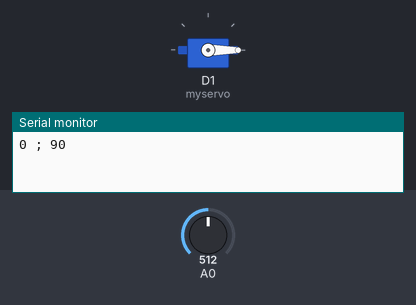
A sketch run on a simulated ESP8266 (NodeMCU). Parts: servo, the last lines printed to the serial monitor. The inputs (shaded band) are chosen by the test bench; at power-on: A0 = 512.

Above: at 0.1 s.
At 9.0 s:
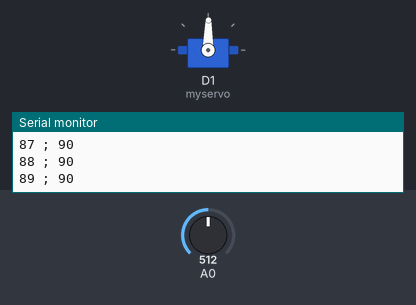
At 20.0 s:
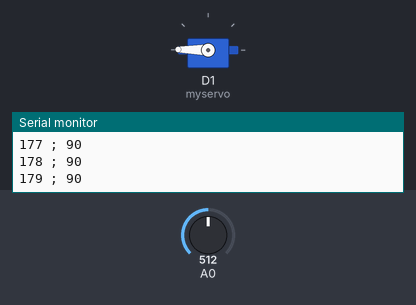
At 39.75 s:
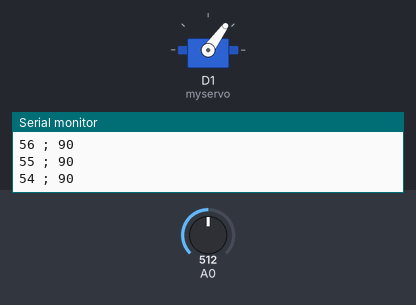
Timing chart, 0 to 40.0 s (numbered marks = the images above):
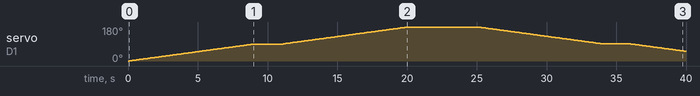

The sketch:

test_servo_retour.ino
```cpp
/*
  Test d'un servo moteur à retour d'info, ici Batan S1123 avec module ESP

 Le montage, avec un module ESP :

 * Un servo-moteur sur la broche D1 du module ESP, et
 * La broche du potentiomète interne au servo-moteur sur A0 du module ESP.

 créé le 30 novembre 2017
 par Mathieu Farges

  Ce code est en CC0 1.0 Universal
 */

// Introduit le servomoteur
#include <Servo.h>
Servo myservo;  // créer un objet appelé myservo à partir du moule Servo

// Déclaration des variables :
int pos = 0;    // variable pour stocker la position courante du servo
int potentio;

// le code dans cette fonction est exécuté une fois au début
void setup()
{
  // Initialise la communication avec l'ordinateur
  Serial.begin(9600); // attention à bien regler la vitesse d'affichage du moniteur à 9600 pour voir qqchose

  myservo.attach(D1);  // attacher notre objet myservo au servomoteur branché sur la broche D1
}

// le code dans cette fonction est exécuté en boucle
void loop()
{

   // fonctionnement servo

for(pos = 0; pos < 90; pos += 1)  // aller de 0° à 90°
  {                                  // une étape à la fois
    myservo.write(pos);             // aller à la position stocké dans 'pos'
    int potentio = map(analogRead(A0), 0, 1023, 0, 179);
    Serial.print(pos);            // afficher
    Serial.print(" ; ");            // virgule
    Serial.println(potentio);         // valeur potentio
    delay(100);                       // attendre 15ms que le servomoteur se rende à 'pos'
  }
   // fin sequence 1

  Serial.print("\t pos = ");
  Serial.println(pos);

delay(2000); // attendre 2 secondes

for(pos = 90; pos < 180; pos += 1)  // aller de 90° à 180°
  {                                  // une étape à la fois
    myservo.write(pos);             // aller à la position stocké dans 'pos'
    potentio = map(analogRead(A0), 0, 1023, 0, 179);
    Serial.print(pos);            // afficher
    Serial.print(" ; ");            // virgule
    Serial.println(potentio);         // valeur potentio
    delay(100);                       // attendre 15ms que le servomoteur se rende à 'pos'
  }
   // fin sequence 2

  Serial.print("\t pos = ");
  Serial.println(pos);

delay(5000); // attendre 5 secondes

for(pos = 180; pos > 90; pos -= 1)  // aller de 180° à 90°
  {                                  // une étape à la fois
    myservo.write(pos);             // aller à la position stocké dans 'pos'
    int potentio = map(analogRead(A0), 0, 1023, 0, 179);
    Serial.print(pos);            // afficher
    Serial.print(" ; ");            // virgule
    Serial.println(potentio);         // valeur potentio
    delay(100);                       // attendre 15ms que le servomoteur se rende à 'pos'
  }
   // fin sequence 3

  Serial.print("\t pos = ");
  Serial.println(pos);

delay(2000); // attendre 2 secondes

// fonctionnement servo
  for(pos = 90; pos>=1; pos-=1)     /// aller de 90° à 0°
  {
    myservo.write(pos);             // aller à la position stocké dans 'pos'
    int potentio = map(analogRead(A0), 0, 1023, 0, 179);
    Serial.print(pos);            // afficher
    Serial.print(" ; ");            // virgule
    Serial.println(potentio);         // valeur potentio
    delay(100);                       // attendre 15ms que le servomoteur se rende à 'pos'
  }
// fin sequence 4

  Serial.print("\t pos = ");
  Serial.println(pos);

delay(5000); // attendre 5 secondes

}// fin void loop
```

Measured:
- by itself, servo on D1 (myservo): rises from 0° to 180° in 24.9 s, then falls to 51° in 14.9 s
